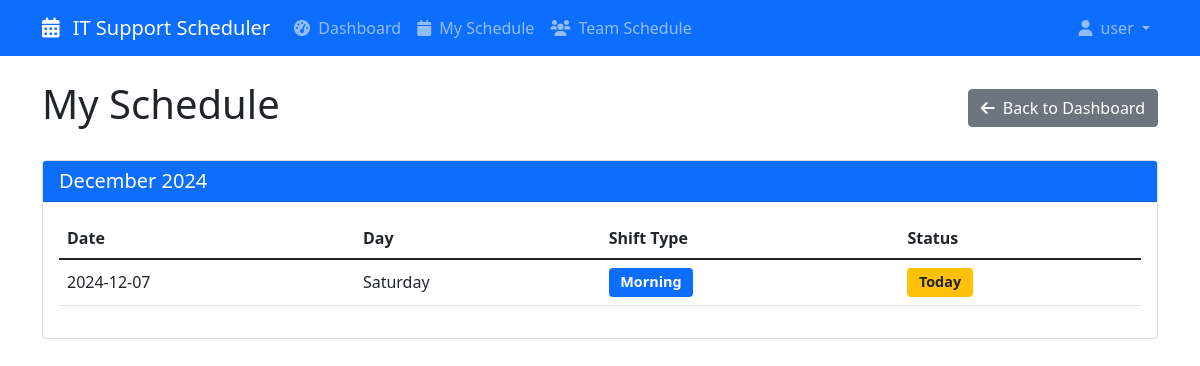
Page /user/my_schedule (signed in) on the committed database.
### app/models.py (models this page shows, shortened)
class User(UserMixin, db.Model):
    id = db.Column(db.Integer, primary_key=True)
    username = db.Column(db.String(64), index=True, unique=True)
    email = db.Column(db.String(120), index=True, unique=True)
    password_hash = db.Column(db.String(128))
    is_admin = db.Column(db.Boolean, default=False)
    team_member = db.relationship('TeamMember', backref='user', uselist=False)

class Shift(db.Model):
    id = db.Column(db.Integer, primary_key=True)
    date = db.Column(db.Date, index=True)
    shift_type = db.Column(db.String(20))  # Morning, Afternoon, Night
    team_member_id = db.Column(db.Integer, db.ForeignKey('team_member.id'))
    created_at = db.Column(db.DateTime, default=datetime.utcnow)

### app/user/routes.py (the view)
@bp.route('/my_schedule')
@login_required
def my_schedule():
    team_member = TeamMember.query.filter_by(user_id=current_user.id).first()
    if not team_member:
        flash('You are not assigned as a team member.', 'warning')
        return redirect(url_for('user.dashboard'))
    today = datetime.now().date()
    shifts = Shift.query.filter_by(team_member_id=team_member.id)\
        .filter(Shift.date >= today)\
        .order_by(Shift.date).all()
    shifts_by_month = {}
    for shift in shifts:
        month_key = shift.date.strftime('%B %Y')
        if month_key not in shifts_by_month:
            shifts_by_month[month_key] = []
        shifts_by_month[month_key].append(shift)
    return render_template('user/my_schedule.html',
                         shifts=shifts,
                         shifts_by_month=shifts_by_month,
                         team_member=team_member,
                         today=today)

### app/models.py (called while the page is built)
@login.user_loader
def load_user(id):
    return User.query.get(int(id))

### app/templates/user/my_schedule.html (shortened to what this page needs)
{% extends "base.html" %}
{% block content %}
<div class="container mt-4">
    <div class="d-flex justify-content-between align-items-center mb-4">
        <h1>My Schedule</h1>
        <a href="{{ url_for('user.dashboard') }}" class="btn btn-secondary">
            <i class="fas fa-arrow-left me-2"></i>Back to Dashboard
        </a>
    </div>
    {% if shifts %}
        {% for month, month_shifts in shifts_by_month.items() %}
        <div class="card mb-4">
            <div class="card-header bg-primary text-white">
                <h5 class="card-title mb-0">{{ month }}</h5>
            </div>
            <div class="card-body">
                <div class="table-responsive">
                    <table class="table table-hover">
                        <thead>
                            <tr>
                                <th>Date</th>
                                <th>Day</th>
                                <th>Shift Type</th>
                                <th>Status</th>
                            </tr>
                        </thead>
                        <tbody>
                            {% for shift in month_shifts %}
                            <tr>
                                <td>{{ shift.date.strftime('%Y-%m-%d') }}</td>
                                <td>{{ shift.date.strftime('%A') }}</td>
                                <td>
                                    <span class="badge {% if shift.shift_type == 'Morning' %}bg-primary{% elif shift.shift_type == 'Afternoon' %}bg-success{% else %}bg-info{% endif %}">
                                        {{ shift.shift_type }}
                                    </span>
                                </td>
                                <td>
                                    {% if shift.date < today %}
                                    <span class="badge bg-secondary">Completed</span>
                                    {% elif shift.date == today %}
                                    <span class="badge bg-warning text-dark">Today</span>
                                    {% else %}
                                    <span class="badge bg-primary">Upcoming</span>
                                    {% endif %}
                                </td>
                            </tr>
                            {% endfor %}
                        </tbody>
                    </table>
                </div>
            </div>
        </div>
        {% endfor %}
    {% endif %}
</div>
{% endblock %}

### app/templates/base.html (shortened to what this page needs)
<!DOCTYPE html>
<html lang="en">
<head>
    <link href="https://cdn.jsdelivr.net/npm/bootstrap@5.1.3/dist/css/bootstrap.min.css" rel="stylesheet">
    <link href="https://cdnjs.cloudflare.com/ajax/libs/font-awesome/6.0.0/css/all.min.css" rel="stylesheet">
</head>
<body>
    <nav class="navbar navbar-expand-lg navbar-dark bg-primary">
        <div class="container">
            <a class="navbar-brand" href="{{ url_for('user.dashboard') }}">
                <i class="fas fa-calendar-alt me-2"></i>
                IT Support Scheduler
            </a>
            <div class="collapse navbar-collapse" id="navbarNav">
                <ul class="navbar-nav me-auto">
                    {% if current_user.is_authenticated %}
                    <li class="nav-item">
                        <a class="nav-link" href="{{ url_for('user.dashboard') }}">
                            <i class="fas fa-tachometer-alt me-1"></i>
                            Dashboard
                        </a>
                    </li>
                    <li class="nav-item">
                        <a class="nav-link" href="{{ url_for('user.my_schedule') }}">
                            <i class="fas fa-calendar me-1"></i>
                            My Schedule
                        </a>
                    </li>
                    <li class="nav-item">
                        <a class="nav-link" href="{{ url_for('user.team_schedule') }}">
                            <i class="fas fa-users me-1"></i>
                            Team Schedule
                        </a>
                    </li>
                    {% endif %}
                </ul>
                <ul class="navbar-nav">
                    {% if current_user.is_authenticated %}
                    <li class="nav-item dropdown">
                        <a class="nav-link dropdown-toggle" href="#" id="navbarDropdown" role="button" data-bs-toggle="dropdown">
                            <i class="fas fa-user me-1"></i>
                            {{ current_user.username }}
                        </a>
                    </li>
                    {% endif %}
                </ul>
            </div>
        </div>
    </nav>
    {% block content %}{% endblock %}
</body>
</html>

### app/templates/base.html (style rules this page uses)
.card { transition: transform 0.2s; margin-bottom: 1rem; }

### app/templates/user/my_schedule.html (style rules this page uses)
.badge { font-size: 0.9em; padding: 0.5em 0.8em; }
.table td { vertical-align: middle; }

### rows in the picture
User: username "user"
Shift: date "2024-12-07", date "Saturday", shift_type "Morning", shows "Today"

### other values in the picture
{{ month }} "December 2024"
